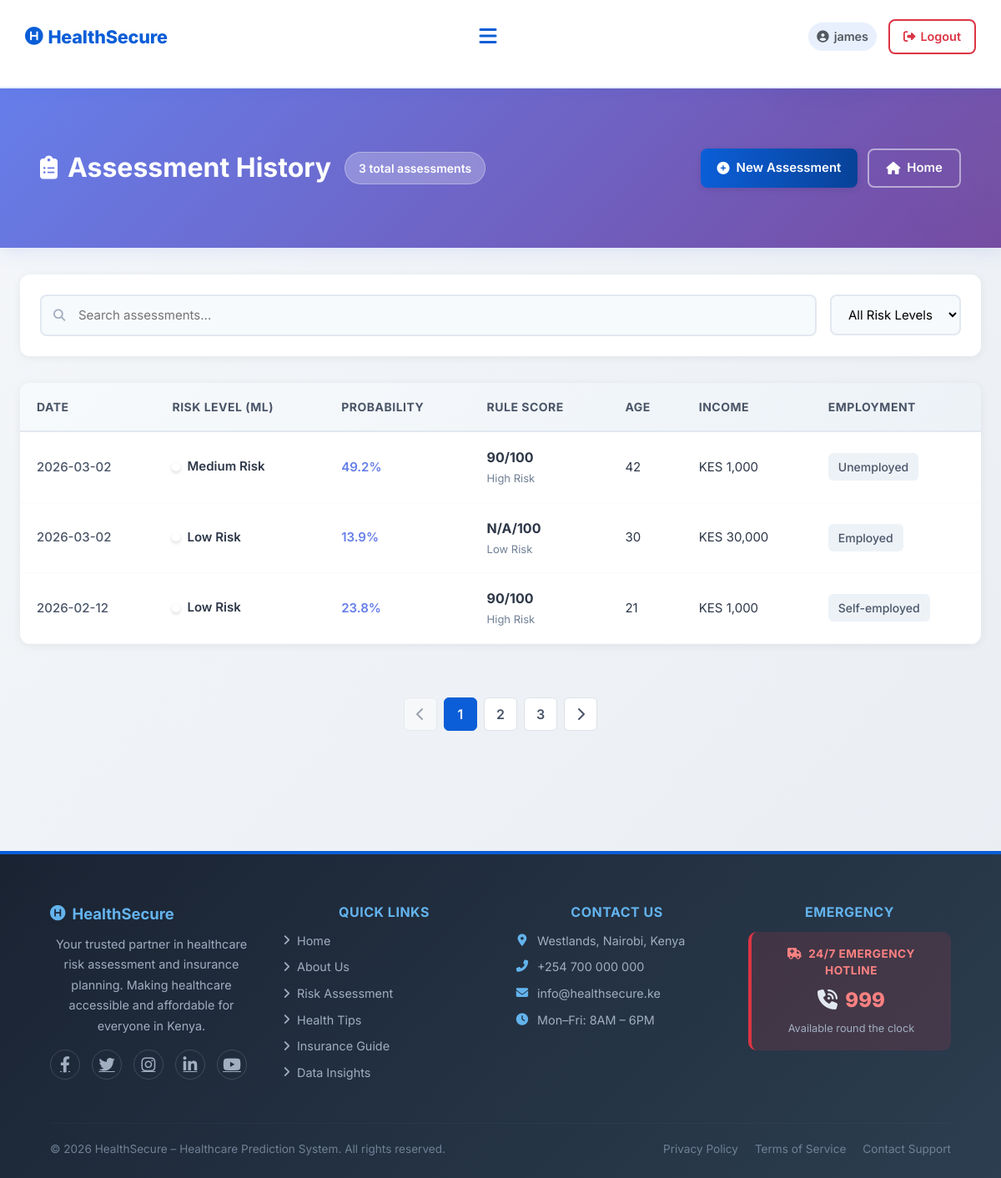
Page /history (signed in) on the earlier database version.
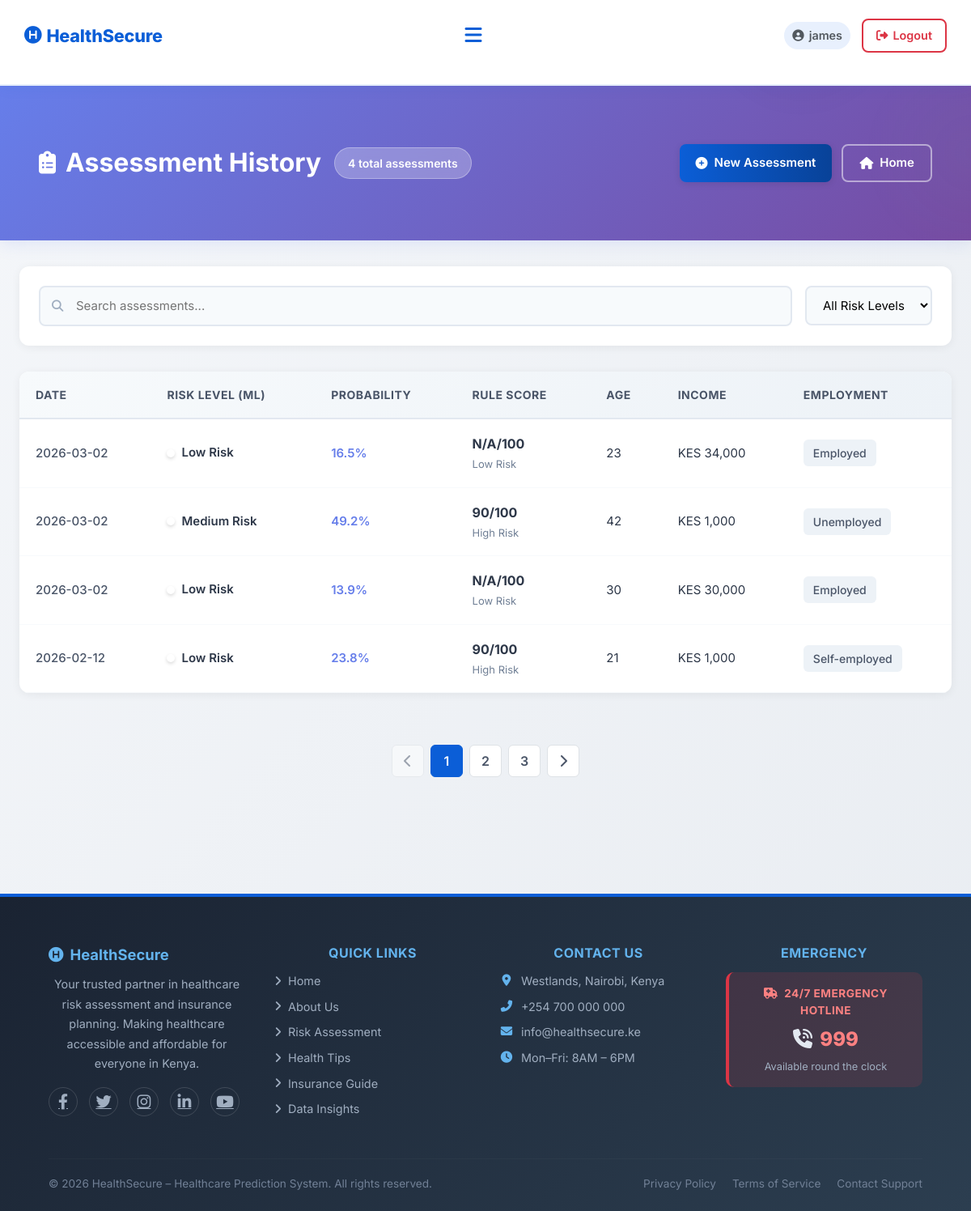
Same page on the later database version.
### tables this page shows
CREATE TABLE assessments (
            id INTEGER PRIMARY KEY AUTOINCREMENT,
            user_id INTEGER NOT NULL,
            age INTEGER,
            gender TEXT,
            marital_status TEXT,
            employment_status TEXT,
            income REAL,
            children INTEGER,
            education_level TEXT,
            residence_type TEXT,
            chronic_illness TEXT,
            family_size INTEGER,
            healthcare_knowledge TEXT,
            hospital_visit_gap REAL,
            routine_checkups INTEGER,
            cancer_screening INTEGER,
            dental_checkup INTEGER,
            mental_health_support INTEGER,
            risk_level TEXT,
            probability REAL,
            created_at TIMESTAMP DEFAULT CURRENT_TIMESTAMP, rule_based_score INTEGER DEFAULT 0, rule_based_category TEXT DEFAULT "Unknown",
            FOREIGN KEY (user_id) REFERENCES users (id)
        );

### app.py (the view)
@app.route('/history')
def history():
    if not session.get('logged_in'):
        flash('Please log in to view your history.', 'warning')
        return redirect(url_for('login'))
    conn = get_db_connection()
    assessments = conn.execute(
        'SELECT * FROM assessments WHERE user_id = ? ORDER BY created_at DESC LIMIT 20',
        (session.get('user_id'),)
    ).fetchall()
    conn.close()
    return render_template('history.html',
                          assessments=assessments,
                          username=session.get('username'))

### app.py (called while the page is built)
def get_db_connection():
    conn = sqlite3.connect(DATABASE)
    conn.row_factory = sqlite3.Row
    return conn

### templates/history.html (shortened to what this page needs)
{% extends "base.html" %}
{% block extra_css %}
<link rel="stylesheet" href="{{ url_for('static', filename='css/history.css') }}">
{% endblock %}
{% block content %}
    <div class="history-page-header">
        <div class="history-page-container">
            <div class="header-content">
                <div class="header-left">
                    <h1 class="page-title">
                        <i class="fas fa-clipboard-list"></i>
                        Assessment History
                    </h1>
                    {% if assessments %}
                    <span class="total-badge">{{ assessments|length }} total assessment{{ 's' if assessments|length != 1 else '' }}</span>
                    {% endif %}
                </div>
                <div class="header-actions">
                    <a href="{{ url_for('assess') }}" class="btn-modern btn-primary">
                        <i class="fas fa-plus-circle"></i> New Assessment
                    </a>
                    <a href="{{ url_for('index') }}" class="btn-modern btn-outline">
                        <i class="fas fa-home"></i> Home
                    </a>
                </div>
            </div>
        </div>
    </div>
    <div class="history-page-container">
        {% if assessments %}
        <div class="filter-bar">
            <div class="search-box">
                <i class="fas fa-search"></i>
                <input type="text" id="searchInput" placeholder="Search assessments..." aria-label="Search assessments">
            </div>
            <div class="filter-controls">
                <select class="filter-select" id="riskFilter" aria-label="Filter by risk level">
                    <option value="">All Risk Levels</option>
                </select>
            </div>
        </div>
        <div class="table-container desktop-only">
            <table class="modern-table">
                <thead>
                    <tr>
                        <th>Date</th>
                        <th>Risk Level (ML)</th>
                        <th>Probability</th>
                        <th>Rule Score</th>
                        <th>Age</th>
                        <th>Income</th>
                        <th>Employment</th>
                    </tr>
                </thead>
                <tbody>
                    {% for assessment in assessments %}
                    <tr class="table-row" data-risk="{{ assessment['risk_level'].lower().replace(' ', '-').replace('risk', '').strip() }}">
                        <td data-label="Date">
                            <span class="date-text">{{ assessment['created_at'][:10] }}</span>
                        </td>
                        <td data-label="Risk Level">
                            <div class="risk-indicator">
                                <span class="risk-dot risk-dot-{{ assessment['risk_level'].lower().replace(' ', '-').replace('risk', '').strip() }}"></span>
                                <span class="risk-label">{{ assessment['risk_level'] }}</span>
                            </div>
                        </td>
                        <td data-label="Probability">
                            <span class="probability-text">{{ "%.1f"|format(assessment['probability']) }}%</span>
                        </td>
                        <td data-label="Rule Score">
                            <div class="rule-score-cell">
                                <strong class="score-value">{{ assessment['rule_based_score'] or 'N/A' }}/100</strong>
                                <small class="score-category">{{ assessment['rule_based_category'] or 'N/A' }}</small>
                            </div>
                        </td>
                        <td data-label="Age">{{ assessment['age'] }}</td>
                        <td data-label="Income">KES {{ "{:,.0f}".format(assessment['income']) }}</td>
                        <td data-label="Employment">
                            <span class="employment-badge">{{ assessment['employment_status'] }}</span>
                        </td>
                    </tr>
                    {% endfor %}
                </tbody>
            </table>
        </div>
        <div class="pagination-container">
            <button class="pagination-btn" disabled>
                <i class="fas fa-chevron-left"></i>
            </button>
            <button class="pagination-btn active">1</button>
            <button class="pagination-btn">2</button>
            <button class="pagination-btn">3</button>
            <button class="pagination-btn">
                <i class="fas fa-chevron-right"></i>
            </button>
        </div>
        {% endif %}
    </div>
{% endblock %}

### templates/base.html (shortened to what this page needs)
<!DOCTYPE html>
<html lang="en">
<head>
    <link rel="stylesheet" href="https://cdn.jsdelivr.net/npm/bootstrap@5.3.2/dist/css/bootstrap.min.css">
    <link rel="stylesheet" href="https://cdnjs.cloudflare.com/ajax/libs/font-awesome/6.4.0/css/all.min.css">
    <link rel="stylesheet" href="{{ url_for('static', filename='css/base.css') }}">
    <link rel="stylesheet" href="{{ url_for('static', filename='css/style.css') }}">
    {% block extra_css %}{% endblock %}
</head>
<body>
<nav class="navbar" role="navigation" aria-label="Main navigation">
    <a href="{{ url_for('index') }}" class="logo" aria-label="HealthSecure Home">
        <i class="fa-solid fa-circle-h" aria-hidden="true"></i> HealthSecure
    </a>
    <button class="hamburger-menu" id="hamburgerBtn" aria-label="Toggle navigation" aria-expanded="false" aria-controls="navLinks">
        <i class="fa-solid fa-bars" aria-hidden="true"></i>
    </button>
    <div class="nav-right">
        {% if session.logged_in %}
            <span class="nav-username">
                <i class="fa-solid fa-circle-user" aria-hidden="true"></i> {{ session.username }}
            </span>
            <a href="{{ url_for('logout') }}" class="nav-auth-link nav-logout-link">
                <i class="fas fa-sign-out-alt" aria-hidden="true"></i> Logout
            </a>
        {% endif %}
    </div>
</nav>
<main id="main-content">
    {% block content %}{% endblock %}
</main>
<footer class="footer" role="contentinfo">
    <div class="footer-grid">
        <div>
            <h5 class="footer-brand-title">
                <i class="fa-solid fa-circle-h" aria-hidden="true"></i> HealthSecure
            </h5>
            <p class="footer-text">
                Your trusted partner in healthcare risk assessment and insurance planning. Making healthcare accessible and affordable for everyone in Kenya.
            </p>
            <div class="footer-social" aria-label="Social media links">
                <a href="https://facebook.com" target="_blank" rel="noopener" aria-label="Facebook"><i class="fab fa-facebook-f" aria-hidden="true"></i></a>
                <a href="https://twitter.com" target="_blank" rel="noopener" aria-label="Twitter"><i class="fab fa-twitter" aria-hidden="true"></i></a>
                <a href="https://instagram.com" target="_blank" rel="noopener" aria-label="Instagram"><i class="fab fa-instagram" aria-hidden="true"></i></a>
                <a href="https://linkedin.com" target="_blank" rel="noopener" aria-label="LinkedIn"><i class="fab fa-linkedin-in" aria-hidden="true"></i></a>
                <a href="https://youtube.com" target="_blank" rel="noopener" aria-label="YouTube"><i class="fab fa-youtube" aria-hidden="true"></i></a>
            </div>
        </div>
        <div>
            <h5 class="footer-section-title">Quick Links</h5>
            <ul class="footer-links">
                <li><a href="{{ url_for('index') }}"><i class="fas fa-angle-right" aria-hidden="true"></i> Home</a></li>
                <li><a href="{{ url_for('about') }}"><i class="fas fa-angle-right" aria-hidden="true"></i> About Us</a></li>
                <li><a href="{{ url_for('assess') if session.logged_in else url_for('register') }}"><i class="fas fa-angle-right" aria-hidden="true"></i> Risk Assessment</a></li>
                <li><a href="{{ url_for('health_tips') }}"><i class="fas fa-angle-right" aria-hidden="true"></i> Health Tips</a></li>
                <li><a href="{{ url_for('blog') }}"><i class="fas fa-angle-right" aria-hidden="true"></i> Insurance Guide</a></li>
                <li><a href="{{ url_for('eda') }}"><i class="fas fa-angle-right" aria-hidden="true"></i> Data Insights</a></li>
            </ul>
        </div>
        <div>
            <h5 class="footer-section-title">Contact Us</h5>
            <ul class="footer-contact-list">
                <li><i class="fas fa-map-marker-alt" aria-hidden="true"></i> Westlands, Nairobi, Kenya</li>
                <li><i class="fas fa-phone-alt" aria-hidden="true"></i> <a href="tel:+254700000000">+254 700 000 000</a></li>
                <li><i class="fas fa-envelope" aria-hidden="true"></i> <a href="mailto:info@healthsecure.ke">info@healthsecure.ke</a></li>
                <li><i class="fas fa-clock" aria-hidden="true"></i> Mon–Fri: 8AM – 6PM</li>
            </ul>
        </div>
        <div>
            <h5 class="footer-section-title">Emergency</h5>
            <div class="footer-emergency">
                <p class="footer-emergency-label"><i class="fas fa-ambulance me-1" aria-hidden="true"></i> 24/7 Emergency Hotline</p>
                <p class="footer-emergency-number"><i class="fas fa-phone-volume me-1" aria-hidden="true"></i> <a href="tel:999">999</a></p>
                <p class="footer-emergency-sub">Available round the clock</p>
            </div>
        </div>
    </div>
    <hr class="footer-divider">
    <div class="footer-bottom">
        <p style="margin:0;">© 2026 HealthSecure – Healthcare Prediction System. All rights reserved.</p>
        <div class="footer-bottom-links">
            <a href="#">Privacy Policy</a>
            <a href="#">Terms of Service</a>
            <a href="{{ url_for('contact') }}">Contact Support</a>
        </div>
    </div>
</footer>
</body>
</html>

### static/css/style.css (style rules this page uses)
:root { --bg: #f6f9fc; --surface: #ffffff; --primary: #0b5ed7; --primary-dark: #084298; --primary-light: #e8f0fd; --accent: #28a745; --muted: #52585e; --text: #1a2332; --soft: #eef2f6; --glass: rgba(255,255,255,0.75); --card-shadow: 0 8px 30px rgba(2,12,27,0.08); --radius: 12px; --transition: all 0.25s ease; }
* { margin: 0; padding: 0; box-sizing: border-box; font-family: "Inter", "Segoe UI", system-ui, sans-serif; }
html, body { overflow-x: hidden; max-width: 100%; }
body { background: linear-gradient(180deg, #ced8e7 0%, #eef6fb 100%); color: var(--text); -webkit-font-smoothing: antialiased; -moz-osx-font-smoothing: grayscale; position: relative; min-height: 100vh; width: 100%; }
body::before { content: ""; position: fixed; top: -7%; right: -7%; width: 420px; height: 420px; background: radial-gradient(circle at 30% 30%, rgba(4, 30, 68, 0.06), transparent 30%), radial-gradient(circle at 80% 70%, rgba(123,211,137,0.04), transparent 30%); pointer-events: none; z-index: 0; }
.navbar { display: flex; align-items: center; justify-content: space-between; padding: 14px 5%; background: #ffffff; backdrop-filter: blur(10px); border-bottom: 2px solid rgba(11, 94, 215, 0.10); box-shadow: 0 2px 16px rgba(11,94,215,0.08); position: sticky; top: 0; z-index: 1000; }
.logo { font-size: 1.35rem; font-weight: 800; color: var(--primary); letter-spacing: -0.2px; text-decoration: none; display: inline-flex; align-items: center; gap: 6px; flex-shrink: 0; }
.nav-right { display: flex; align-items: center; gap: 14px; }
footer { text-align: center; padding: 28px; background: linear-gradient(180deg, rgba(11,94,215,0.03), rgba(255,255,255,0.6)); color: var(--muted); font-size: 14px; border-top: 1px solid rgba(11,94,215,0.04); }
.btn-primary, .btn-success { background: linear-gradient(90deg, var(--primary), var(--primary-dark)) !important; border: none !important; color: #ffffff !important; box-shadow: 0 4px 16px rgba(11,94,215,0.20); font-weight: 600; }
.page-title { text-align: center; margin: 2.5rem 0; color: #0d0d0e; font-size: 28px; }
@media (max-width: 1200px) { .navbar { padding: 18px 30px; } }
.btn-primary { background: var(--secondary); color: white; }
.btn-outline { border: 2px solid #ffffff; color: #ffffff; background: rgba(255, 255, 255, 0.1); }

Differences in the rows shown:
added assessments: created_at "2026-03-02", risk_level "Low Risk", probability "16.5", rule_based_score "N/A", rule_based_category "Low Risk", age "23", income "34,000", employment_status "Employed"
Other differences:
{{ assessments|length }}: "3" → "4"
